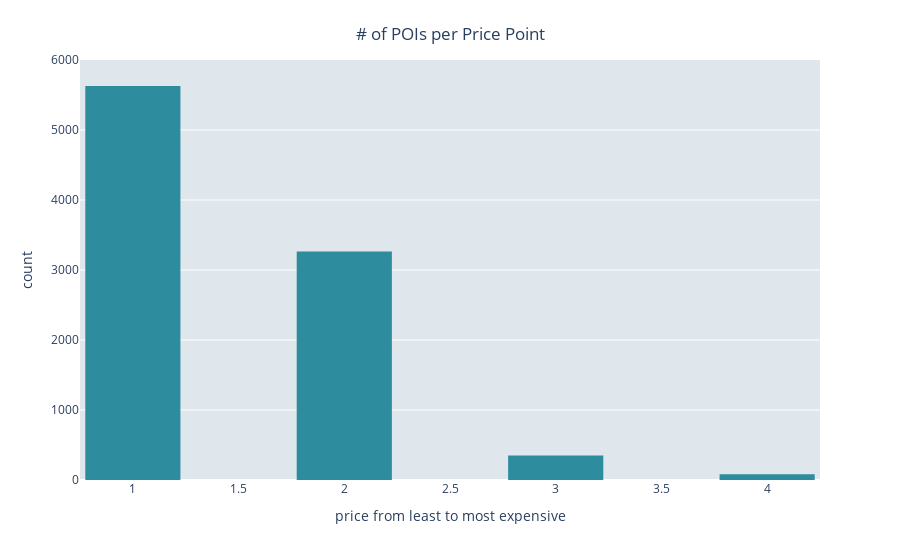
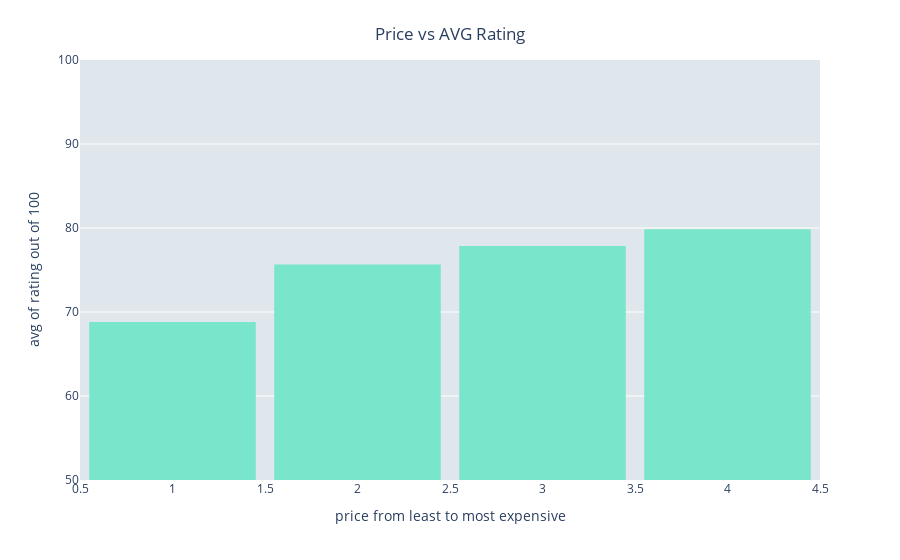

The notebook cell saved with these charts, in order:
### Markdown cell above
Provide a visualization that you used as part of your EDA process. Explain the initial pattern or relationship you discoved through this visualization.

### Code cell
price_rating_count_fig.show()
price_rating_fig.show()

### Figure 1 — Plotly figure (JSON) as saved in the notebook; plotly's stock layout.template omitted (floating-point values rounded to 4 significant figures; data arrays with more than 128 entries replaced by an {"elided": "..."} marker saying what was removed)
{"data": [{"alignmentgroup": "True", "bingroup": "x", "histfunc": "count", "hovertemplate": "price from least to most expensive=%{x}<br>count=%{y}<extra></extra>", "legendgroup": "", "marker": {"color": "#2d8c9e", "pattern": {"shape": ""}}, "name": "", "nbinsx": 8, "offsetgroup": "", "orientation": "v", "showlegend": false, "type": "histogram", "x": {"elided": "16131 int values"}, "xaxis": "x", "yaxis": "y"}], "layout": {"bargap": 0.1, "barmode": "relative", "legend": {"tracegroupgap": 0}, "margin": {"t": 60}, "plot_bgcolor": "#dfe7ed", "title": {"text": "# of POIs per Price Point", "x": 0.5, "xanchor": "center", "y": 0.95, "yanchor": "top"}, "xaxis": {"anchor": "y", "domain": [0, 1], "title": {"text": "price from least to most expensive"}}, "yaxis": {"anchor": "x", "domain": [0, 1], "range": [0, 6000], "title": {"text": "count"}}}}

### Figure 2 — Plotly figure (JSON) as saved in the notebook; plotly's stock layout.template omitted (floating-point values rounded to 4 significant figures; data arrays with more than 128 entries replaced by an {"elided": "..."} marker saying what was removed)
{"data": [{"alignmentgroup": "True", "bingroup": "x", "histfunc": "avg", "hovertemplate": "price from least to most expensive=%{x}<br>avg of rating out of 100=%{y}<extra></extra>", "legendgroup": "", "marker": {"color": "#79e5cb", "pattern": {"shape": ""}}, "name": "", "nbinsx": 8, "offsetgroup": "", "orientation": "v", "showlegend": false, "type": "histogram", "x": {"elided": "16131 int values"}, "xaxis": "x", "y": {"elided": "16131 int values"}, "yaxis": "y"}], "layout": {"bargap": 0.1, "barmode": "relative", "legend": {"tracegroupgap": 0}, "margin": {"t": 60}, "plot_bgcolor": "#dfe7ed", "title": {"text": "Price vs AVG Rating", "x": 0.5, "xanchor": "center", "y": 0.95, "yanchor": "top"}, "xaxis": {"anchor": "y", "domain": [0, 1], "title": {"text": "price from least to most expensive"}}, "yaxis": {"anchor": "x", "domain": [0, 1], "range": [50, 100], "title": {"text": "avg of rating out of 100"}}}}
